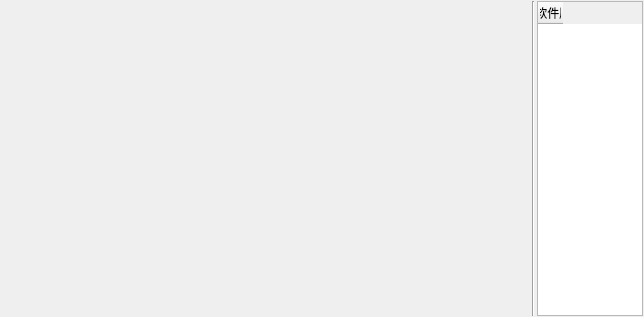
<?xml version="1.0" encoding="UTF-8"?>
<ui version="4.0">
 <class>SysStatWd</class>
 <widget class="QWidget" name="SysStatWd">
  <property name="geometry">
   <rect>
    <x>0</x>
    <y>0</y>
    <width>644</width>
    <height>317</height>
   </rect>
  </property>
  <property name="windowTitle">
   <string>SysStatWd</string>
  </property>
  <layout class="QHBoxLayout" name="horizontalLayout" stretch="5,0,1">
   <property name="spacing">
    <number>2</number>
   </property>
   <property name="leftMargin">
    <number>1</number>
   </property>
   <property name="topMargin">
    <number>1</number>
   </property>
   <property name="rightMargin">
    <number>1</number>
   </property>
   <property name="bottomMargin">
    <number>1</number>
   </property>
   <item>
    <widget class="QWidget" name="statWd" native="true">
     <layout class="QHBoxLayout" name="horizontalLayout_2"/>
    </widget>
   </item>
   <item>
    <widget class="Line" name="line">
     <property name="orientation">
      <enum>Qt::Vertical</enum>
     </property>
    </widget>
   </item>
   <item>
    <widget class="QTableWidget" name="tableWidget">
     <attribute name="horizontalHeaderCascadingSectionResizes">
      <bool>true</bool>
     </attribute>
     <attribute name="horizontalHeaderDefaultSectionSize">
      <number>25</number>
     </attribute>
     <attribute name="horizontalHeaderShowSortIndicator" stdset="0">
      <bool>false</bool>
     </attribute>
     <column>
      <property name="text">
       <string>BMU 软件版本号</string>
      </property>
     </column>
    </widget>
   </item>
  </layout>
 </widget>
 <resources/>
 <connections/>
</ui>
